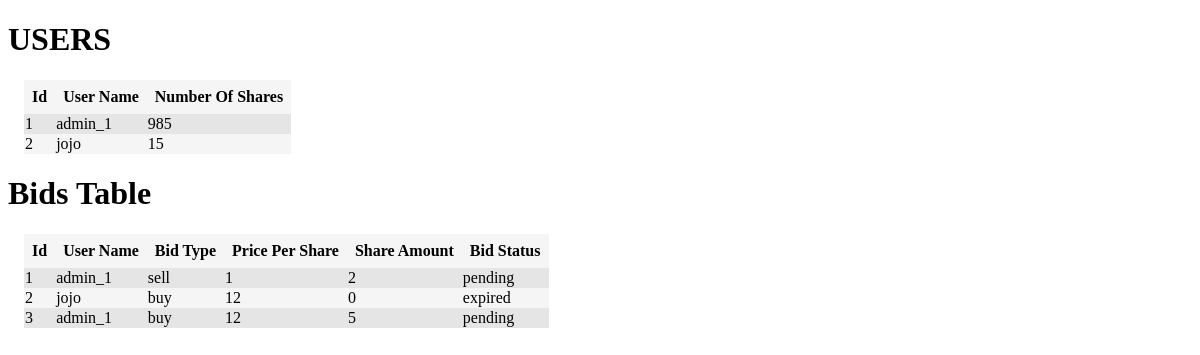
Before: /admin_dashboard with the older database file.
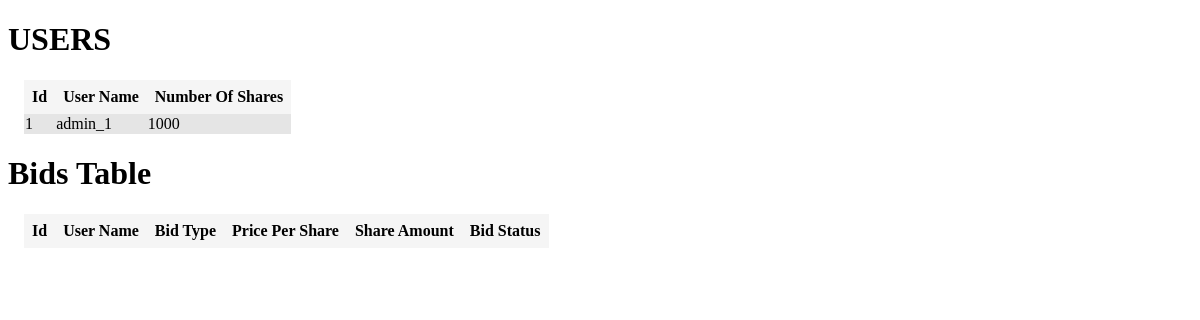
After: the same page with the newer database file.
### app.py (models this page shows, shortened)
class Users(db.Model):
    id = db.Column(db.Integer, primary_key=True)
    user_name = db.Column(db.String(80), unique=True, nullable=False)
    number_of_shares = db.Column(db.Integer())

class TradeBids(db.Model):
    id = db.Column(db.Integer, primary_key=True)
    bid_type = db.Column(db.String(80), nullable=False)
    price_per_share = db.Column(db.Integer())
    share_amount = db.Column(db.Integer())
    trader_name = db.Column(db.String(80), nullable=False)
    bid_status = db.Column(db.String(80), nullable=False)

### app.py (the view)
@app.route('/admin_dashboard')
def admin_dashboard():
    headings = ('Id', 'User Name', 'Bid Type', 'Price Per Share', 'Share Amount', 'Bid Status')
    data = TradeBids.query.all()
    users_headings = ('Id', 'User Name', 'Number Of Shares')
    users_data = Users.query.all()
    return render_template('admin_dashboard.html', headings=headings, data=data, users_headings=users_headings,
                           users_data=users_data)

### templates/admin_dashboard.html (shortened to what this page needs)
<!DOCTYPE html>
<html lang="en">
<head>
    <link rel="stylesheet" href="/static/styles.css"/>
</head>
<body>
<h1>USERS</h1>
<table class="table">
    <tr class="table__header">
        {% for header in users_headings %}
            <th class="table__cell">{{ header }}</th>
        {% endfor %}
    </tr>
    {% for row in users_data %}
        <tr class="table__row">
            <td class="table_cell">{{ row.id }}</td>
            <td class="table_cell">{{ row.user_name }}</td>
            <td class="table_cell">{{ row.number_of_shares }}</td>
        </tr>
    {% endfor %}
</table>
<h1>Bids Table</h1>
<table class="table">
    <tr class="table__header">
        {% for header in headings %}
            <th class="table__cell">{{ header }}</th>
        {% endfor %}
    </tr>
    {% for row in data %}
        <tr class="table__row">
            <td class="table_cell">{{ row.id }}</td>
            <td class="table_cell">{{ row.trader_name }}</td>
            <td class="table_cell">{{ row.bid_type }}</td>
            <td class="table_cell">{{ row.price_per_share }}</td>
            <td class="table_cell">{{ row.share_amount }}</td>
            <td class="table_cell">{{ row.bid_status }}</td>
        </tr>
    {% endfor %}
</table>
</body>
</html>

### static/styles.css (style rules this page uses)
.table { border-spacing: 0; margin: 1rem; background-color: #f5f5f5; }
.table__row:nth-child(even) { background-color: #e5e5e5; }
.table__header { text-align: left; }
.table__cell { text-align: center; padding: 8px; }

Changed rows visible on the page:
removed Users: id "2", user_name "jojo", number_of_shares "15"
removed TradeBids: id "1", trader_name "admin_1", bid_type "sell", price_per_share "1", share_amount "2", bid_status "pending"
removed TradeBids: id "2", trader_name "jojo", bid_type "buy", price_per_share "12", share_amount "0", bid_status "expired"
removed TradeBids: id "3", trader_name "admin_1", bid_type "buy", price_per_share "12", share_amount "5", bid_status "pending"
changed Users "admin_1": number_of_shares "985" → "1000"
